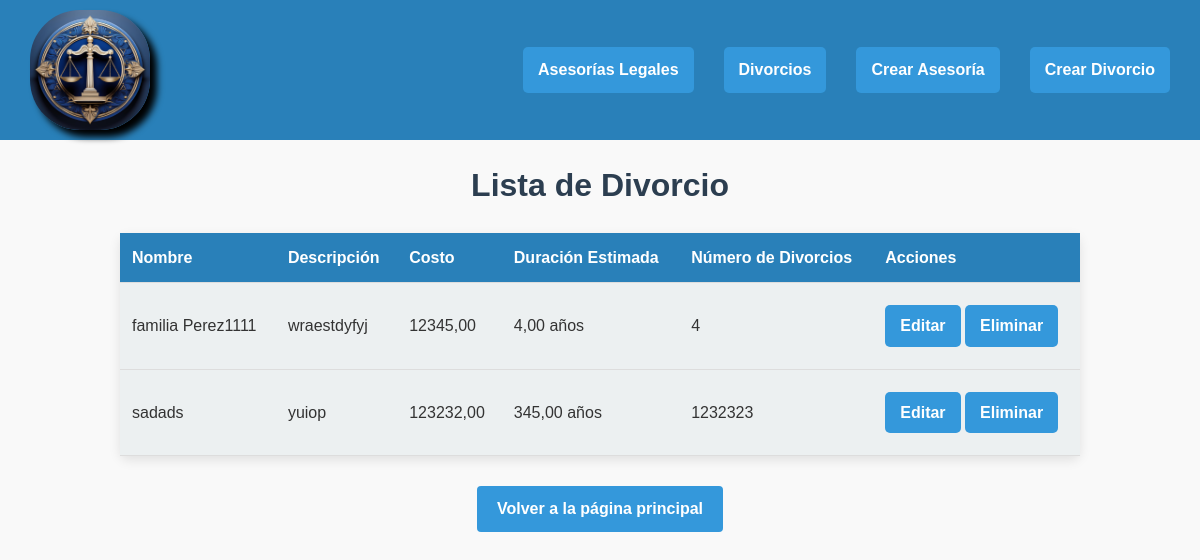
/api/servicios/divorcio/lista_servicios/, run on the app's committed database.
### products/models.py (models this page shows, shortened)
class ServicioLegal(models.Model):
    nombre_servicio = models.CharField(
        max_length=255,
        unique=True,
        db_column='nombre_servicio'
    )
    descripcion = models.CharField(
        max_length=255,
        db_column='descripcion'
    )
    costo = models.DecimalField(
        max_digits=10,
        decimal_places=2,
        db_column='costo'
    )
    class Meta:
        abstract = False
        verbose_name = "Servicio Legal"
        verbose_name_plural = "Servicios Legales"

class Divorcio(ServicioLegal):
    num_divorcios = models.IntegerField(
        db_column='num_divorcios'
    )  # Número de divorcios manejados
    duracion_estimada = models.DecimalField(
        max_digits=5,
        decimal_places=2,
        db_column='duracion_estimada'
    )  # Duración estimada en años
    class Meta:
        verbose_name = "Servicio de Divorcio"
        verbose_name_plural = "Servicios de Divorcio"

class ServicioLegal(models.Model):
    nombre_servicio = models.CharField(
        max_length=255,
        unique=True,
        db_column='nombre_servicio'
    )
    descripcion = models.CharField(
        max_length=255,
        db_column='descripcion'
    )
    costo = models.DecimalField(
        max_digits=10,
        decimal_places=2,
        db_column='costo'
    )
    class Meta:
        abstract = False
        verbose_name = "Servicio Legal"
        verbose_name_plural = "Servicios Legales"

### products/views.py (the view)
# urls.py: path('servicios/<str:tipo>/lista_servicios/', views.lista_servicios, name='lista_servicios'),
def lista_servicios(request, tipo):
    if tipo == 'divorcio':
        servicios = Divorcio.objects.all()
    elif tipo == 'asesoria':
        servicios = AsesoriaLegal.objects.all()
    else:
        servicios = []
    detalles_servicios = [mostrar_info_servicio(servicio) for servicio in servicios]
    return render(request, 'lista_servicios.html', {'tipo': tipo, 'servicios': servicios, 'detalles': detalles_servicios})

### products/views.py (called while the page is built)
def mostrar_info_servicio(servicio):
    if isinstance(servicio, Divorcio):
        return (f"Nombre: {servicio.nombre_servicio}, Descripción: {servicio.descripcion}, "
                f"Costo: {servicio.costo}, Número de Divorcios: {servicio.num_divorcios}, "
                f"Duración Estimada: {servicio.duracion_estimada} años, ")
    elif isinstance(servicio, AsesoriaLegal):
        return (f"Nombre: {servicio.nombre_servicio}, Descripción: {servicio.descripcion}, "
                f"Costo: {servicio.costo}, Especialidad: {servicio.especialidad},")
    else:
        return "Información no disponible"

### templates/lista_servicios.html (shortened to what this page needs)
{% load static %}
<!DOCTYPE html>
<html lang="es">
<head>
</head>
<body>
<header>
    <img src="{% static 'logo.jpeg' %}" alt="Logo">
    <nav>
        <a href="{% url 'lista_asesoria' tipo='asesoria' %}">Asesorías Legales</a>
        <a href="{% url 'lista_servicios' tipo='divorcio' %}">Divorcios</a>
        <a href="{% url 'crear_servicio' tipo='asesoria' %}">Crear Asesoría</a>
        <a href="{% url 'crear_servicio' tipo='divorcio' %}">Crear Divorcio</a>
    </nav>
</header>
<h1>Lista de {{ tipo|capfirst }}</h1>
<table>
    <thead>
        <tr>
            {% if tipo == 'asesoria' %}
                <th>Nombre</th>
                <th>Descripción</th>
                <th>Costo</th>
                <th>Número de Asesorías</th>
                <th>Especialidad</th>
            {% elif tipo == 'divorcio' %}
                <th>Nombre</th>
                <th>Descripción</th>
                <th>Costo</th>
                <th>Duración Estimada</th>
                <th>Número de Divorcios</th>
            {% endif %}
            <th>Acciones</th>
        </tr>
    </thead>
    <tbody>
        {% if tipo == 'asesoria' %}
            {% for servicio in asesorias %}
                <tr>
                    <td>{{ servicio.nombre_servicio }}</td>
                    <td>{{ servicio.descripcion }}</td>
                    <td>{{ servicio.costo }}</td>
                    <td>{{ servicio.num_asesorias }}</td>
                    <td>{{ servicio.especialidad|default:"No disponible" }}</td>
                    <td class="actions">
                        <a href="{% url 'editar_servicio' tipo=tipo pk=servicio.pk %}">Editar</a>
                        <a href="{% url 'eliminar_servicio' pk=servicio.pk %}">Eliminar</a>
                    </td>
                </tr>
            {% empty %}
                <tr>
                    <td colspan="6" style="text-align: center;">No hay asesorías disponibles</td>
                </tr>
            {% endfor %}
        {% elif tipo == 'divorcio' %}
            {% for servicio in servicios %}
                <tr>
                    <td>{{ servicio.nombre_servicio }}</td>
                    <td>{{ servicio.descripcion }}</td>
                    <td>{{ servicio.costo }}</td>
                    <td>{{ servicio.duracion_estimada }} años</td>
                    <td>{{ servicio.num_divorcios }}</td>
                    <td class="actions">
                        <a href="{% url 'editar_servicio' tipo=tipo pk=servicio.pk %}">Editar</a>
                        <a href="{% url 'eliminar_servicio' pk=servicio.pk %}">Eliminar</a>
                    </td>
                </tr>
            {% empty %}
                <tr>
                    <td colspan="6" style="text-align: center;">No hay divorcios disponibles</td>
                </tr>
            {% endfor %}
        {% endif %}
    </tbody>
</table>
<div class="button-container">
    <a href="{% url 'home' %}">Volver a la página principal</a>
</div>
</body>
</html>

### templates/lista_servicios.html (style rules this page uses)
body { font-family: Arial, sans-serif; background-color: #f9f9f9; color: #333; margin: 0; padding: 0; box-sizing: border-box; line-height: 1.6; }
header { background-color: #2980b9; padding: 10px 30px; color: white; display: flex; justify-content: space-between; align-items: center; position: relative; }
header img { height: 120px; width: 120px; border-radius: 50px; box-shadow: black 7px 7px 7px; }
nav { display: flex; gap: 30px; }
nav a { color: white; text-decoration: none; font-weight: bold; padding: 10px 15px; border-radius: 5px; transition: background-color 0.3s ease; }
h1 { font-size: 32px; color: #2c3e50; margin-top: 20px; text-align: center; }
a { text-decoration: none; background-color: #3498db; color: #fff; padding: 10px 20px; border-radius: 4px; font-weight: bold; display: inline-block; margin: 10px 0; text-align: center; transition: background-color 0.3s ease; }
table { width: 80%; margin: 20px auto; border-collapse: collapse; background-color: #fff; border-radius: 8px; box-shadow: 0 4px 12px rgba(0, 0, 0, 0.1); }
th, td { padding: 12px; text-align: left; border-bottom: 1px solid #ddd; }
th { background-color: #2980b9; color: white; }
td { background-color: #ecf0f1; }
.actions a { padding: 8px 15px; border-radius: 5px; background-color: #3498db; color: #fff; text-decoration: none; transition: background-color 0.3s ease; }
.button-container { text-align: center; }

### data on the page
Divorcio: nombre_servicio "familia Perez1111", descripcion "wraestdyfyj", costo "12345,00", duracion_estimada "4,00", num_divorcios "4"
Divorcio: nombre_servicio "sadads", descripcion "yuiop", costo "123232,00", duracion_estimada "345,00", num_divorcios "1232323"

### other printed values
{{ tipo|capfirst }} "Divorcio"
